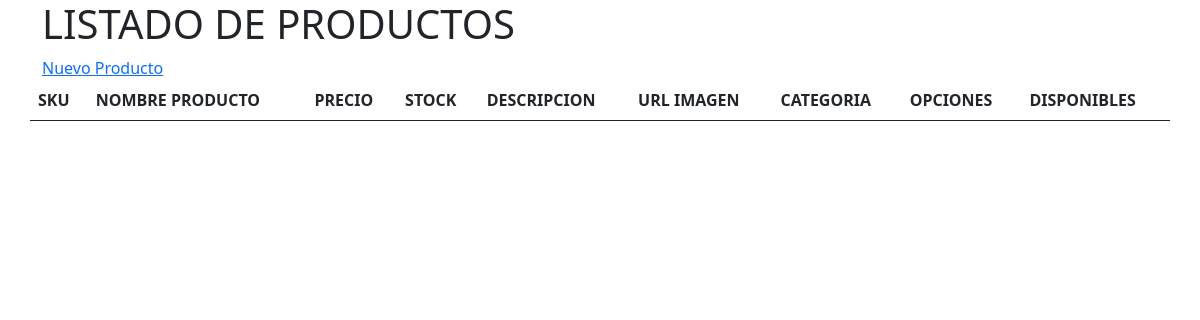
/registros.html, run on an earlier commit of the app's database.
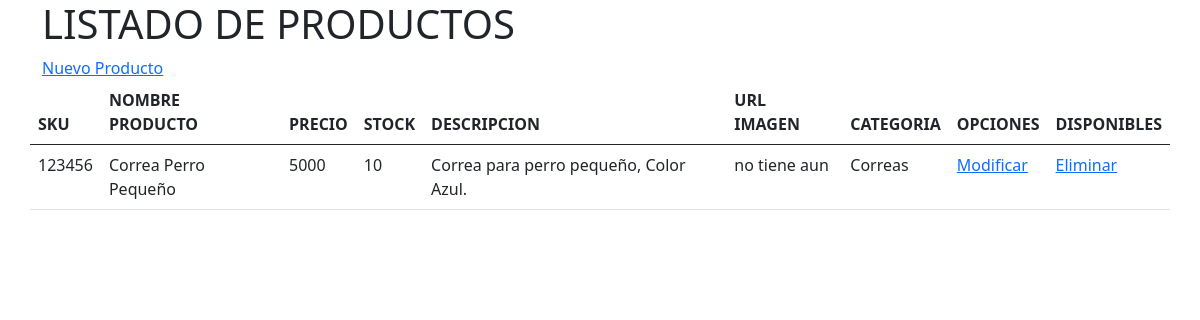
And on a later commit of the database.
### core/models.py (models this page shows, shortened)
class Producto(models.Model):
    sku = models.IntegerField(primary_key=True, verbose_name='SKU')
    nombreProducto = models.CharField(max_length=50, verbose_name='Nombre de Producto')
    precio = models.IntegerField(null=False, blank=False, verbose_name='Precio Producto')
    stock = models.IntegerField(null=False, blank=False,verbose_name='Stock Producto')
    descripcion = models.CharField(max_length=250, verbose_name='Descripcion Producto')
    imagen = models.CharField(null=True, blank=True, max_length=1000, verbose_name='Url Imagen Producto')
    categoria = models.ForeignKey(Categoria, on_delete=models.CASCADE)

class Categoria(models.Model):
    idCategoria = models.IntegerField(primary_key=True, verbose_name='Id de categoria')
    nombreCategoria = models.CharField(max_length=50, verbose_name='Nombre de la categoria')
    def __str__(self):
        return self.nombreCategoria

### core/views.py (the view)
# urls.py: path('registros.html',registros,name='registros'),
def registros(request):
    productos = Producto.objects.all()
    datos = {
        'productos': productos
    }
    return render(request, 'core/registros.html', datos)

### core/templates/core/registros.html (shortened to what this page needs)
<!DOCTYPE html>
<html lang="es">
<head>
    <link href="https://cdn.jsdelivr.net/npm/bootstrap@5.0.1/dist/css/bootstrap.min.css" rel="stylesheet">
    {% load static %}
    <link rel="stylesheet" href="{% static 'core/css/index.css' %}" ></link>
</head>
<body>
    <div class="container">
        <h1>LISTADO DE PRODUCTOS </h1>
        <div class="row">
            <a href="{% url 'registros_new_producto' %}">Nuevo Producto</a>
            <table class="table">
                <thead>
                    <tr>
                        <th scope="col">SKU</th>
                        <th scope="col">NOMBRE PRODUCTO</th>
                        <th scope="col">PRECIO</th>
                        <th scope="col">STOCK</th>
                        <th scope="col">DESCRIPCION</th>
                        <th scope="col">URL IMAGEN</th>
                        <th scope="col">CATEGORIA</th>
                        <th scope="col">OPCIONES</th>
                        <th scope="col">DISPONIBLES</th>
                    </tr>
                </thead>
                <tbody>
                    {% for pd in productos %}
                    <tr>
                        <td>{{pd.sku}}</td>
                        <td>{{pd.nombreProducto}}</td>
                        <td>{{pd.precio}}</td>
                        <td>{{pd.stock}}</td>
                        <td>{{pd.descripcion}}</td>
                        <td>{{pd.imagen}}</td>
                        <td>{{pd.categoria}}</td>
                        <td><a href="{% url 'registros_mod_producto' pd.sku %}">Modificar</a></td>
                        <td><a href="{% url 'registros_del_producto' pd.sku %}">Eliminar</a></td>
                    </tr>
                    {% endfor%}
                </tbody>
            </table>
        </div>
    </div>
</body>
</html>

What changed in the data, as far as the page shows it:
added Producto: sku "123456", nombreProducto "Correa Perro Pequeño", precio "5000", stock "10", descripcion "Correa para perro pequeño, Color Azul.", imagen "no tiene aun", categoria "Correas"
